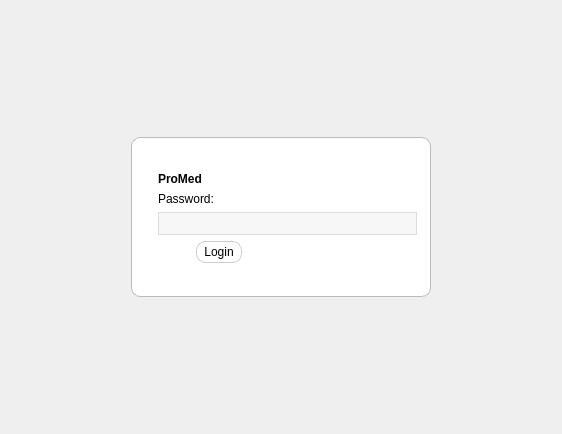
<?xml version="1.0" encoding="UTF-8"?>
<ui version="4.0">
 <class>LogIn</class>
 <widget class="QWidget" name="LogIn">
  <property name="geometry">
   <rect>
    <x>0</x>
    <y>0</y>
    <width>562</width>
    <height>434</height>
   </rect>
  </property>
  <property name="windowTitle">
   <string>Form</string>
  </property>
  <layout class="QHBoxLayout" name="horizontalLayout_2">
   <item>
    <layout class="QHBoxLayout" name="horizontalLayout">
     <item>
      <widget class="QWidget" name="widget" native="true">
       <property name="sizePolicy">
        <sizepolicy hsizetype="Fixed" vsizetype="Fixed">
         <horstretch>0</horstretch>
         <verstretch>0</verstretch>
        </sizepolicy>
       </property>
       <property name="minimumSize">
        <size>
         <width>300</width>
         <height>160</height>
        </size>
       </property>
       <property name="maximumSize">
        <size>
         <width>300</width>
         <height>160</height>
        </size>
       </property>
       <property name="styleSheet">
        <string notr="true">#widget {
	background:#ffffff;
	border-radius:9px;
	border: 1px solid #bbbbbb;
}

QLineEdit {
	background:#f7f7f7;
	border:1px solid #dddddd;
	padding:2px;
}</string>
       </property>
       <layout class="QHBoxLayout" name="horizontalLayout_4">
        <item>
         <layout class="QHBoxLayout" name="horizontalLayout_3">
          <item>
           <widget class="QLabel" name="label">
            <property name="sizePolicy">
             <sizepolicy hsizetype="Fixed" vsizetype="Fixed">
              <horstretch>0</horstretch>
              <verstretch>0</verstretch>
             </sizepolicy>
            </property>
            <property name="styleSheet">
             <string notr="true">background:#ffffff;</string>
            </property>
            <property name="text">
             <string/>
            </property>
            <property name="pixmap">
             <pixmap resource="resources.qrc">:/icons/images/icons/48x48/login.png</pixmap>
            </property>
           </widget>
          </item>
          <item>
           <widget class="QWidget" name="widget_2" native="true">
            <property name="styleSheet">
             <string notr="true">#widget_2, QLabel {
	background:#ffffff;
}</string>
            </property>
            <layout class="QVBoxLayout" name="verticalLayout_2">
             <property name="margin">
              <number>5</number>
             </property>
             <item>
              <layout class="QVBoxLayout" name="verticalLayout">
               <item>
                <spacer name="verticalSpacer">
                 <property name="orientation">
                  <enum>Qt::Vertical</enum>
                 </property>
                 <property name="sizeHint" stdset="0">
                  <size>
                   <width>20</width>
                   <height>5</height>
                  </size>
                 </property>
                </spacer>
               </item>
               <item>
                <widget class="QLabel" name="login_title">
                 <property name="sizePolicy">
                  <sizepolicy hsizetype="Preferred" vsizetype="Fixed">
                   <horstretch>0</horstretch>
                   <verstretch>0</verstretch>
                  </sizepolicy>
                 </property>
                 <property name="font">
                  <font>
                   <weight>75</weight>
                   <bold>true</bold>
                  </font>
                 </property>
                 <property name="text">
                  <string>ProMed</string>
                 </property>
                </widget>
               </item>
               <item>
                <widget class="QLabel" name="label_3">
                 <property name="sizePolicy">
                  <sizepolicy hsizetype="Preferred" vsizetype="Fixed">
                   <horstretch>0</horstretch>
                   <verstretch>0</verstretch>
                  </sizepolicy>
                 </property>
                 <property name="font">
                  <font>
                   <pointsize>9</pointsize>
                  </font>
                 </property>
                 <property name="text">
                  <string>Password:</string>
                 </property>
                </widget>
               </item>
               <item>
                <widget class="QLineEdit" name="login_pass">
                 <property name="font">
                  <font>
                   <pointsize>10</pointsize>
                  </font>
                 </property>
                 <property name="echoMode">
                  <enum>QLineEdit::Password</enum>
                 </property>
                </widget>
               </item>
               <item>
                <widget class="QPushButton" name="but_login">
                 <property name="sizePolicy">
                  <sizepolicy hsizetype="Fixed" vsizetype="Fixed">
                   <horstretch>0</horstretch>
                   <verstretch>0</verstretch>
                  </sizepolicy>
                 </property>
                 <property name="styleSheet">
                  <string notr="true">QPushButton {
	background:#ffffff;
	border:1px solid #cccccc;
	border-radius:9px;
	padding: 3px 7px 3px 7px;
	margin-left:38px;
}


QPushButton:pressed {
	background-color: #555555;
	color: #ffffff;
}</string>
                 </property>
                 <property name="text">
                  <string>Login</string>
                 </property>
                 <property name="icon">
                  <iconset resource="resources.qrc">
                   <normaloff>:/icons/Save 16x16</normaloff>:/icons/Save 16x16</iconset>
                 </property>
                </widget>
               </item>
               <item>
                <spacer name="verticalSpacer_2">
                 <property name="orientation">
                  <enum>Qt::Vertical</enum>
                 </property>
                 <property name="sizeHint" stdset="0">
                  <size>
                   <width>20</width>
                   <height>5</height>
                  </size>
                 </property>
                </spacer>
               </item>
              </layout>
             </item>
            </layout>
           </widget>
          </item>
         </layout>
        </item>
       </layout>
      </widget>
     </item>
    </layout>
   </item>
  </layout>
 </widget>
 <resources>
  <include location="resources.qrc"/>
 </resources>
 <connections/>
</ui>
